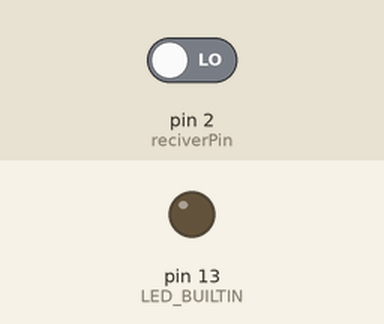
A sketch run on a simulated Arduino Uno, built with avr-gcc and run on an emulated ATmega328P. On the bench: output pins drawn as LEDs (lit = HIGH). Inputs (shaded band) come from the test bench; at power-on: pin 2 (reciverPin) LOW.

Above: at 1.2 s.
1.3 s: pin 2 (reciverPin) driven HIGH
At 2.1 s:
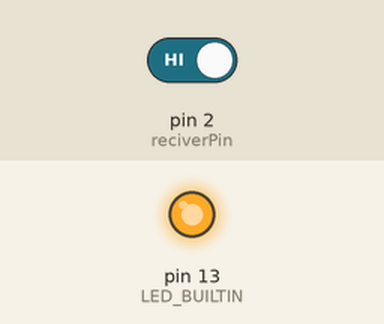
2.8 s: pin 2 (reciverPin) driven LOW
At 3.2 s:
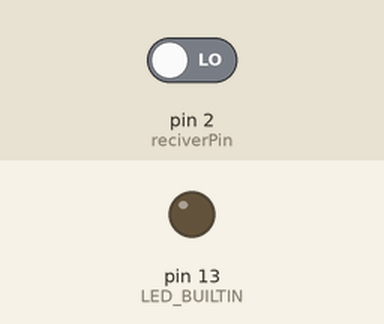
Timing chart, 0 to 5.8 s (numbered marks = the images above; inputs shaded):
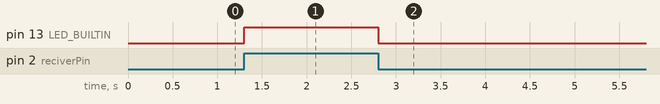

Measured:
- after the input at 1.3 s, pin 13 (LED_BUILTIN): LOW → HIGH at once
- after the input at 2.8 s, pin 13 (LED_BUILTIN): HIGH → LOW at once

The sketch:

dataToLed.ino
```cpp
const int reciverPin =2;

void setup() {
  pinMode(LED_BUILTIN, OUTPUT);
  pinMode (reciverPin, INPUT);
}

void loop() {
  // put your main code here, to run repeatedly:
  int data = digitalRead(reciverPin);

  digitalWrite( LED_BUILTIN, data);


}
```
